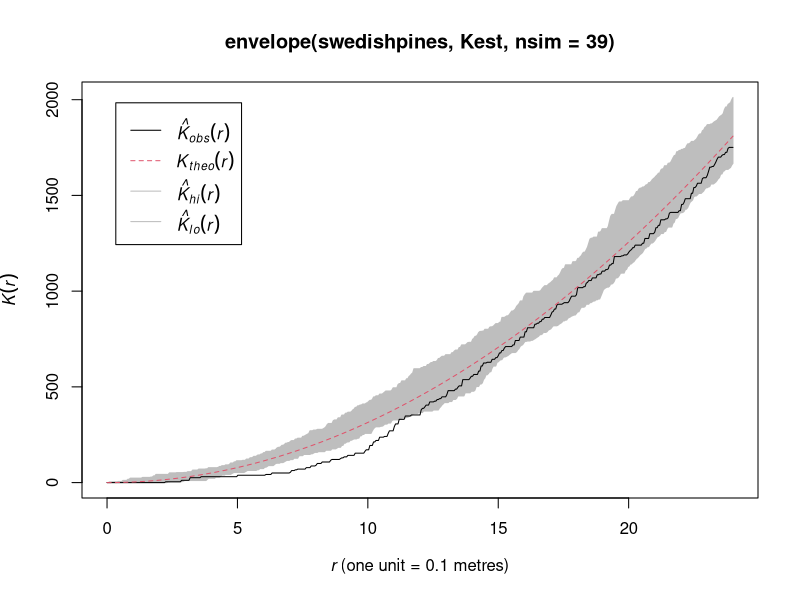

Here is the R script that generated this plot:
## ---- chunk 1
# This option turns evaluation of R code off in this document. Remove it
# if you use it as a template for solving the lab exercise.
knitr::opts_chunk$set(eval = FALSE)
## ---- chunk 2
library(spatstat)
## ---- chunk 3
    plot(envelope(swedishpines, Kest, nsim=39))
